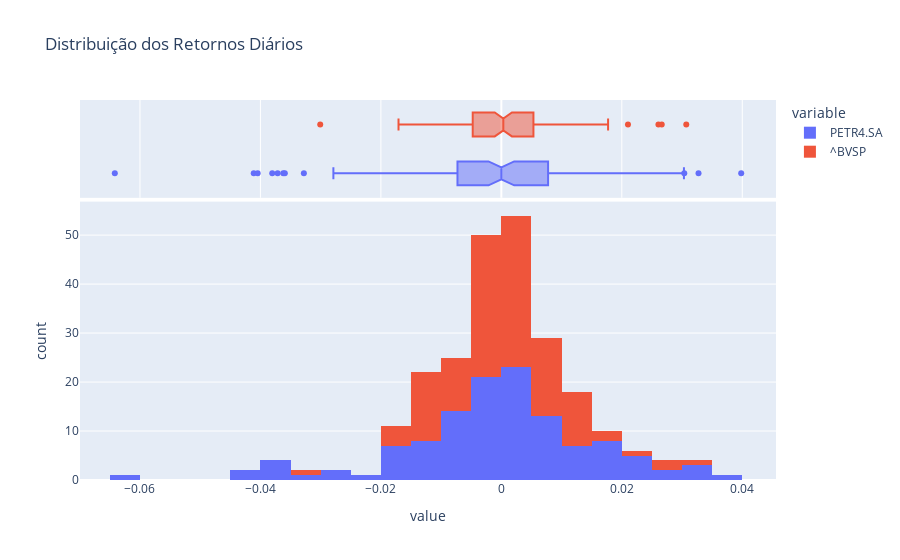

This figure's notebook cell:
### Code cell
# Histograma dos retornos
fig_hist = px.histogram(retornos, x=['PETR4.SA', '^BVSP'], marginal='box', title='Distribuição dos Retornos Diários')
fig_hist.show()
